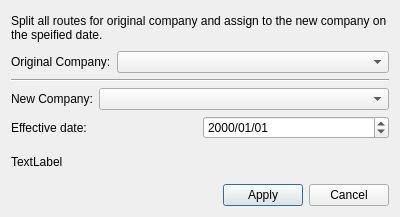
<?xml version="1.0" encoding="UTF-8"?>
<ui version="4.0">
 <class>SplitCompanyRoutesDialog</class>
 <widget class="QDialog" name="SplitCompanyRoutesDialog">
  <property name="geometry">
   <rect>
    <x>0</x>
    <y>0</y>
    <width>400</width>
    <height>217</height>
   </rect>
  </property>
  <property name="windowTitle">
   <string>Dialog</string>
  </property>
  <layout class="QGridLayout" name="gridLayout">
   <item row="2" column="0">
    <widget class="Line" name="line">
     <property name="orientation">
      <enum>Qt::Horizontal</enum>
     </property>
    </widget>
   </item>
   <item row="4" column="0">
    <layout class="QHBoxLayout" name="horizontalLayout_3">
     <item>
      <widget class="QLabel" name="label_4">
       <property name="text">
        <string>Effective date:</string>
       </property>
      </widget>
     </item>
     <item>
      <widget class="QDateEdit" name="dateEdit">
       <property name="displayFormat">
        <string>yyyy/MM/dd</string>
       </property>
      </widget>
     </item>
    </layout>
   </item>
   <item row="0" column="0">
    <widget class="QLabel" name="label_3">
     <property name="text">
      <string>Split all routes for original company and assign to the new company on the speified date.</string>
     </property>
     <property name="wordWrap">
      <bool>true</bool>
     </property>
    </widget>
   </item>
   <item row="6" column="0">
    <layout class="QHBoxLayout" name="horizontalLayout_4">
     <item>
      <spacer name="horizontalSpacer">
       <property name="orientation">
        <enum>Qt::Horizontal</enum>
       </property>
       <property name="sizeHint" stdset="0">
        <size>
         <width>40</width>
         <height>20</height>
        </size>
       </property>
      </spacer>
     </item>
     <item>
      <widget class="QPushButton" name="btnApply">
       <property name="text">
        <string>Apply</string>
       </property>
      </widget>
     </item>
     <item>
      <widget class="QPushButton" name="btnCancel">
       <property name="text">
        <string>Cancel</string>
       </property>
      </widget>
     </item>
    </layout>
   </item>
   <item row="1" column="0">
    <layout class="QHBoxLayout" name="horizontalLayout">
     <item>
      <widget class="QLabel" name="label">
       <property name="text">
        <string>Original Company:</string>
       </property>
      </widget>
     </item>
     <item>
      <widget class="QComboBox" name="cbCompany1">
       <property name="sizePolicy">
        <sizepolicy hsizetype="Expanding" vsizetype="Fixed">
         <horstretch>1</horstretch>
         <verstretch>0</verstretch>
        </sizepolicy>
       </property>
      </widget>
     </item>
    </layout>
   </item>
   <item row="3" column="0">
    <layout class="QHBoxLayout" name="horizontalLayout_2">
     <item>
      <widget class="QLabel" name="label_2">
       <property name="text">
        <string>New Company:</string>
       </property>
      </widget>
     </item>
     <item>
      <widget class="QComboBox" name="cbCompany2">
       <property name="sizePolicy">
        <sizepolicy hsizetype="Preferred" vsizetype="Fixed">
         <horstretch>1</horstretch>
         <verstretch>0</verstretch>
        </sizepolicy>
       </property>
      </widget>
     </item>
    </layout>
   </item>
   <item row="5" column="0">
    <widget class="QLabel" name="lblHelp">
     <property name="text">
      <string>TextLabel</string>
     </property>
    </widget>
   </item>
  </layout>
 </widget>
 <resources/>
 <connections/>
</ui>
